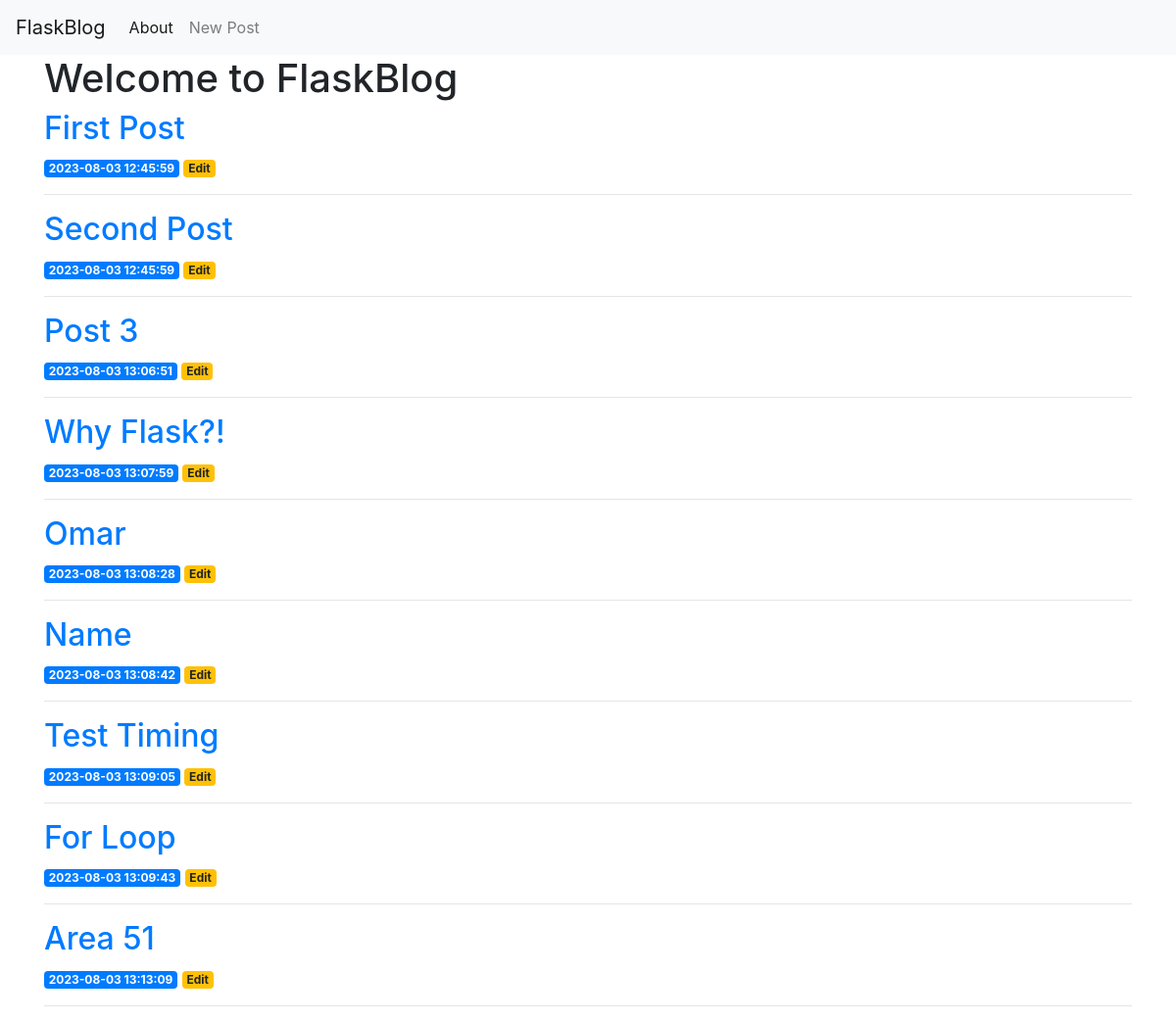
The page / on the database its author committed.
### tables this page shows
CREATE TABLE posts (
    id INTEGER PRIMARY KEY AUTOINCREMENT,
    created TIMESTAMP NOT NULL DEFAULT CURRENT_TIMESTAMP,
    title TEXT NOT NULL,
    content TEXT NOT NULL
);

### app.py (the view)
@app.route("/")
def index():
    conn = get_db_connection()
    posts = conn.execute("SELECT * FROM posts").fetchall()
    conn.close()
    return render_template("index.html", posts=posts)

### app.py (called while the page is built)
def get_db_connection():
    conn = sqlite3.connect("database.db")
    conn.row_factory = sqlite3.Row
    return conn

### templates/index.html
{% extends 'base.html' %} {% block content %}
<h1>{% block title %} Welcome to FlaskBlog {% endblock %}</h1>
{% for post in posts %}
<a href="{{ url_for('post', post_id=post['id']) }}">
  <h2>{{ post['title'] }}</h2>
</a>
<span class="badge badge-primary">{{ post['created'] }}</span>
<a href="{{ url_for('edit', id=post['id']) }}">
  <span class="badge badge-warning">Edit</span>
</a>
<hr />
{% endfor %} {% endblock %}

### templates/base.html (shortened to what this page needs)
<!DOCTYPE html>
<html lang="en">
  <head>
    <link
      rel="stylesheet"
      href="https://stackpath.bootstrapcdn.com/bootstrap/4.3.1/css/bootstrap.min.css"
 />
  </head>
  <body>
    <nav class="navbar navbar-expand-md navbar-light bg-light">
      <a class="navbar-brand" href="{{ url_for('index')}}">FlaskBlog</a>
      <div class="collapse navbar-collapse" id="navbarNav">
        <ul class="navbar-nav">
          <li class="nav-item active">
            <a class="nav-link" href="#">About</a>
          </li>
          <li class="nav-item">
            <a class="nav-link" href="{{url_for('create')}}">New Post</a>
          </li>
        </ul>
      </div>
    </nav>
    <div class="container">
      {% block content %}{% endblock %}
    </div>
  </body>
</html>

### rows shown on the page
posts: title "First Post", created "2023-08-03 12:45:59"
posts: title "Second Post", created "2023-08-03 12:45:59"
posts: title "Post 3", created "2023-08-03 13:06:51"
posts: title "Why Flask?!", created "2023-08-03 13:07:59"
posts: title "Omar", created "2023-08-03 13:08:28"
posts: title "Name", created "2023-08-03 13:08:42"
posts: title "Test Timing", created "2023-08-03 13:09:05"
posts: title "For Loop", created "2023-08-03 13:09:43"
posts: title "Area 51", created "2023-08-03 13:13:09"
